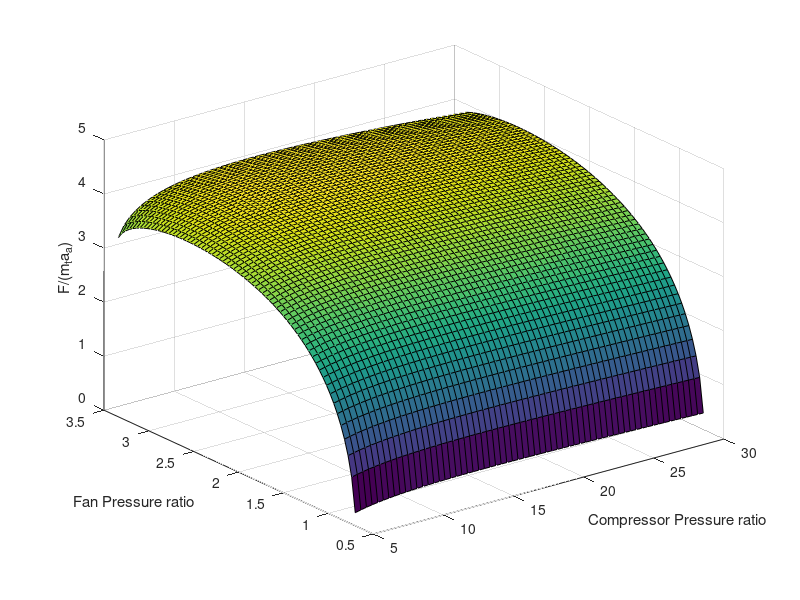

The MATLAB source for this figure:
clc; clear all;
Tt4byta = 5.78; Ma = 0.75; alpha = 4; Piff = [0.7:0.04:3.35];
Picc = [5:0.4:30]; gamma = 1.4;
Ttabyta = (1+(gamma-1)/2 * Ma^2);
lc =length(Piff); lf = length(Picc);
Towf = (Piff).^((gamma-1)/gamma);
Towc = (Picc).^((gamma-1)/gamma);
for ii = 1:lf
    for jj = 1:lc
         Thrust(jj,ii) = Ma*(sqrt((Tt4byta*1/(Ttabyta*Towc(ii)))*(Ttabyta*Towc(ii)*(1-(Ttabyta*1/Tt4byta)*((Towc(ii)-1)+alpha*(Towf(jj)-1)))-1)/(Ttabyta-1))-1) + alpha*Ma*(sqrt((Ttabyta*Towf(jj)-1)/(Ttabyta-1))-1);
    end
end
surf(Picc,Piff,Thrust);
xlabel('Compressor Pressure ratio');
ylabel('Fan Pressure ratio');
zlabel('F/(m_ta_a)');
